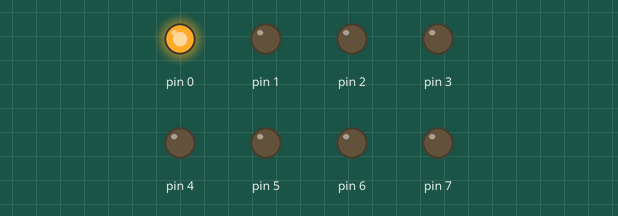
Simulated run of this sketch. Board: Arduino Uno, built with avr-gcc and run on an emulated ATmega328P. Parts: output pins drawn as LEDs (lit = HIGH).

Above: at 0.2 s.
At 1.2 s:
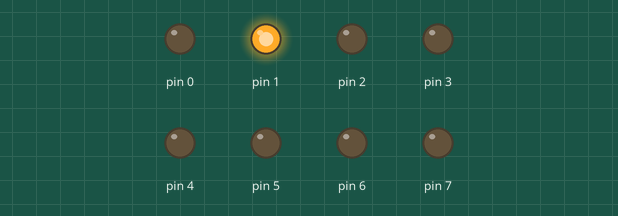
At 2.2 s:
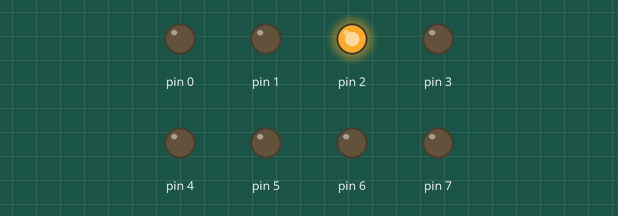
At 5.2 s:
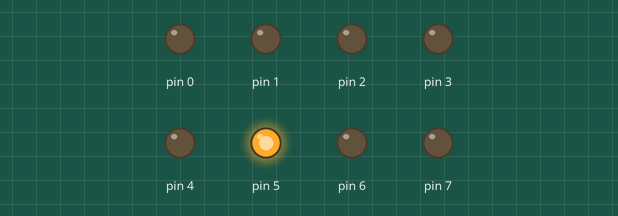
At 7.2 s:
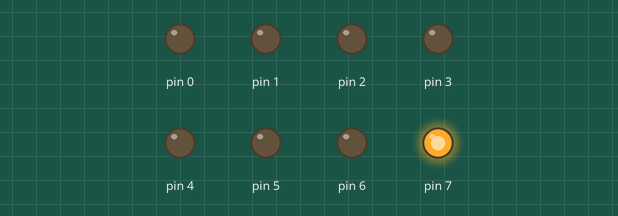
At 9.7 s:
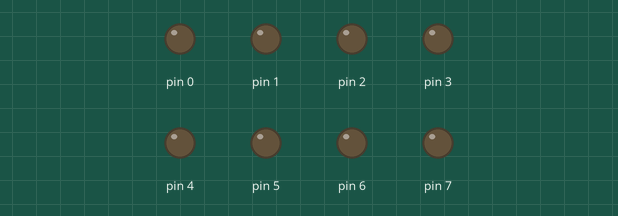
Timing chart, 0 to 10.4 s (numbered marks = the images above):
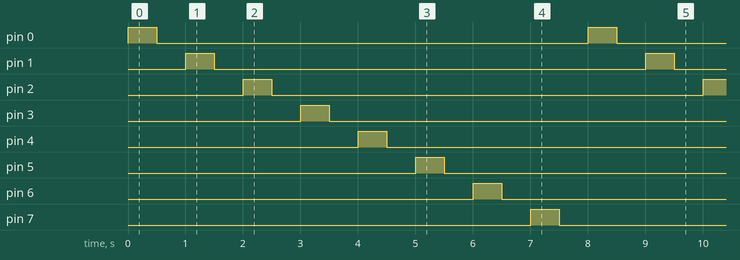

The sketch:

A1_EX2_all_segment_500_msec_delay.ino
```cpp
// Exercise 2:
// Modify Exercise 1 to turn on each segment in turn.  Only one segment at a time should be illuminated.  Each segment should be illuminated for 500mS.


void setup() {
  // put your setup code here, to run once:

 DDRD = 0xFF;
}

void loop() {
  // put your main code here, to run repeatedly:
   int i;
   for (i=0; i<8;i++)
   {
    digitalWrite (i, HIGH);
    delay (500);
    digitalWrite (i, LOW);
    delay (500);
   }
}
```

Measured:
- by itself, pin 0–7: alternates HIGH for 0.50 s and LOW for 7.5 s
- by itself, everything shown: repeats every 8.0 s, in 16 steps
